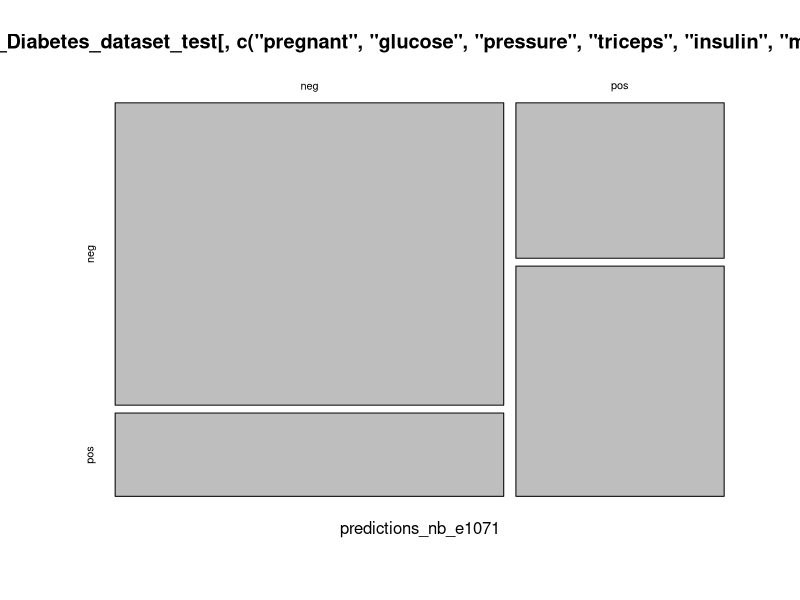

Here is the R script that generated this plot:
## ---- chunk 1
library(formatR)
knitr::opts_chunk$set(
  warning = FALSE,
  collapse = FALSE
)
## ---- chunk 2
if (!is.element("mlbench", installed.packages()[, 1])) {
  install.packages("mlbench", dependencies = TRUE)
}
require("mlbench")

data("PimaIndiansDiabetes")
summary(PimaIndiansDiabetes)
## ---- chunk 3
str(PimaIndiansDiabetes)
## ---- chunk 4
library(caret)

train_index <- createDataPartition(PimaIndiansDiabetes$diabetes,
                                   p = 0.75,
                                   list = FALSE)
Pima_Indians_Diabetes_dataset_train <- PimaIndiansDiabetes[train_index, ]
Pima_Indians_Diabetes_dataset_test <- PimaIndiansDiabetes[-train_index, ]

## ---- chunk 5
Pima_Indians_Diabetes_dataset_model_nb_e1071 <- # nolint
  e1071::naiveBayes(diabetes ~ pregnant + glucose + pressure + triceps + insulin + mass +
                      pedigree + age,
                    data = Pima_Indians_Diabetes_dataset_train)
## ---- chunk 6
predictions_nb_e1071 <-
  predict(Pima_Indians_Diabetes_dataset_model_nb_e1071,
          Pima_Indians_Diabetes_dataset_test[, c("pregnant", "glucose", "pressure", "triceps",
                                     "insulin", "mass", "pedigree",
                                     "age"
                                     )])
## ---- chunk 7
print(predictions_nb_e1071)
caret::confusionMatrix(predictions_nb_e1071,
                       Pima_Indians_Diabetes_dataset_test[,c("pregnant", "glucose", "pressure", "triceps",
                                                             "insulin", "mass", "pedigree",
                                                             "age", "diabetes")]$diabetes)

plot(table(predictions_nb_e1071,
           Pima_Indians_Diabetes_dataset_test[,c ("pregnant", "glucose", "pressure", "triceps",
                                                 "insulin", "mass", "pedigree",
                                                 "age", "diabetes")]$diabetes))
